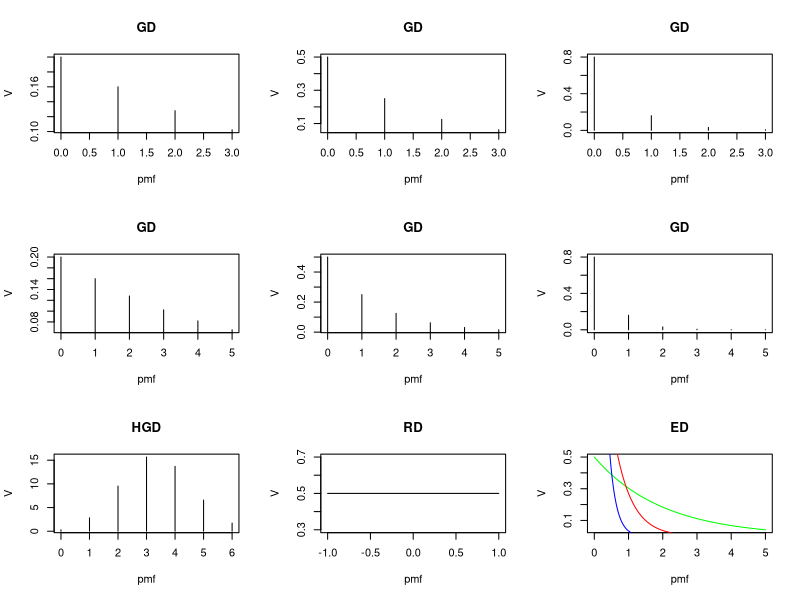

Write the R code that produced this figure.
#Geometric Distribution

par(mfrow = c(3, 3))
x = seq(0, 3, 1)
GD = function(p, x) {
  pmf = (1 - p) ^ x * p
  return(pmf)
}

plot(0:3, GD(0.2, x), type = "h", xlab = "pmf", ylab = "V", main = "GD")
plot(0:3, GD(0.5, x), type = "h", xlab = "pmf", ylab = "V", main = "GD")
plot(0:3, GD(0.8, x), type = "h", xlab = "pmf", ylab = "V", main = "GD")

y = seq(0, 5, 1)

plot(0:5, GD(0.2, y), type = "h", xlab = "pmf", ylab = "V", main = "GD")
plot(0:5, GD(0.5, y), type = "h", xlab = "pmf", ylab = "V", main = "GD")
plot(0:5, GD(0.8, y), type = "h", xlab = "pmf", ylab = "V", main = "GD")

#Hyper Geometric Distribution

z = seq(0, 6, 1)
HGD = function(M, N, n, x) {
  pmf = choose(M, x) * choose((N - M), (M - x)) / choose(N, n)
  return(pmf)
}
plot(0:6, HGD(10, 30, 6, z), type = "h", xlab = "pmf", ylab = "V", main = "HGD")


#Retingular Distribution
p = -1
q = 1
H = 1 / (q - p)
plot(-1:1, rep(H, 3), type = "l", xlab = "pmf", ylab = "V", main = "RD")


#Expotetional Distribution
m = seq(0, 5, 0.025)
ED = function(lambda, x) {
  pmf = lambda * exp(-lambda * x)
  return(pmf)
}
plot(m, ED(0.5, m), type = "l", xlab = "pmf", ylab = "V", main = "ED", col = "green") 
lines(m, ED(2, m), type = "l", col = "red")
lines(m, ED(5, m), type = "l", col = "blue")

m
